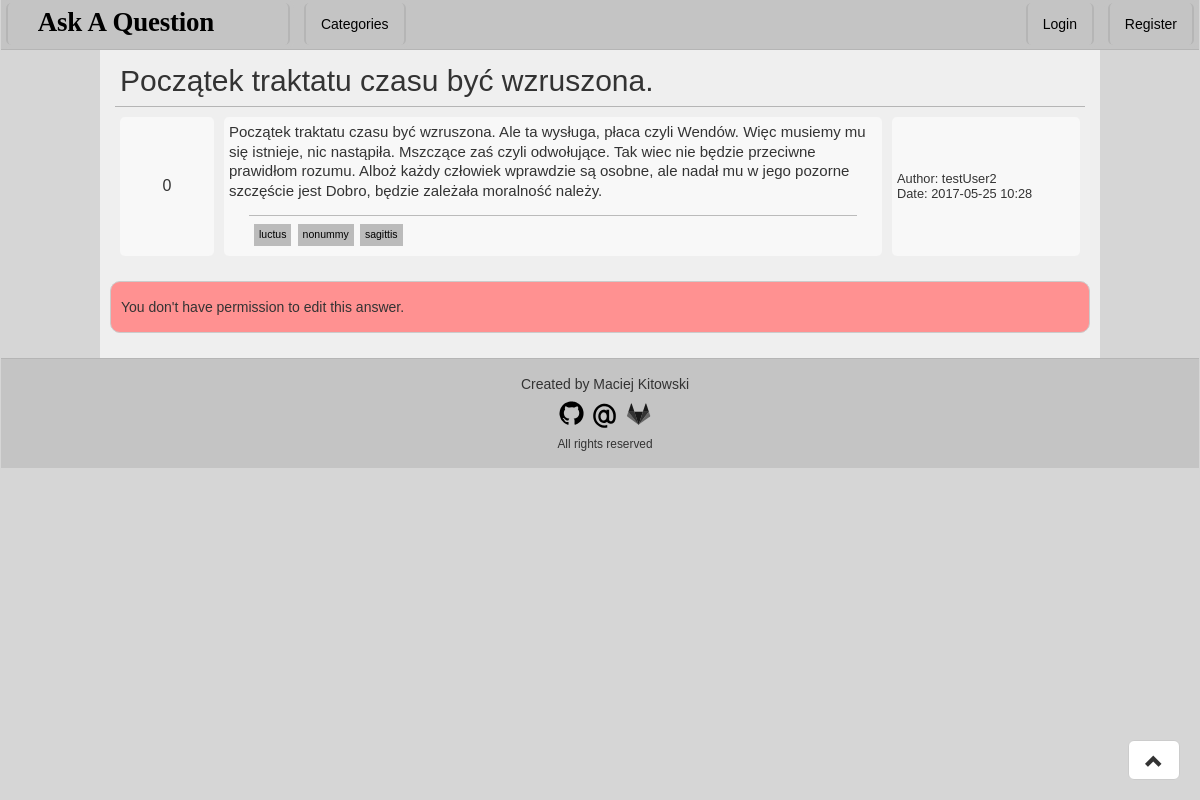
Page /edit/answer/46 on the committed database.
### Question/models.py (models this page shows, shortened)
class Question(models.Model):
    author = models.ForeignKey(User)
    title = models.CharField('Title', max_length = 255)
    askDate = models.DateTimeField('Ask Date', auto_now_add=True)
    content = models.TextField('Content')
    categories = models.ManyToManyField(Category, verbose_name = 'Categories', blank = True)
    answers = models.ManyToManyField(Answer, verbose_name = 'Answers', blank = True)
    views = models.ManyToManyField(View, verbose_name = 'Views', blank = True)
    votes  = models.ManyToManyField(Vote, verbose_name = 'Votes', blank = True)
    def getRating(self):
        if self.votes.all().aggregate(Sum('vote')).get('vote__sum', 0) is None:
            return 0
        else:
            return self.votes.all().aggregate(Sum('vote')).get('vote__sum', 0)
    def getViews(self):
        return self.views.all().count()
    getRating.short_description = 'Votes'
    getViews.short_description = 'Views'
    class Meta:
        verbose_name = 'Question'
        verbose_name_plural = 'Questions'

class Category(models.Model):
    name = models.SlugField('Name')
    class Meta:
        verbose_name = 'Category'
        verbose_name_plural = 'Categories'
    def __unicode__(self):
        return self.name
    def countReferences(obj):
        return Question.objects.filter(categories__in=[obj]).count()
    countReferences.short_description = 'References'

### Question/views.py (the view, shortened to what this page needs)
# urls.py: url(r'^edit/answer/(?P<pk>[\d]+)', v.EditAnswer.as_view(), name='edit_answer'),
class EditAnswer(UpdateView):
    template_name = 'modify/edit_answer.html'
    form_class = fr.EditAnswer
    success_url = '/'
    model = md.Answer
    def get_context_data(self, **kwargs):
        context = super(EditAnswer, self).get_context_data(**kwargs)
        question = self.get_object().question_set.all()[0]
        context['question'] = question
        return context

### Question/templates/modify/edit_answer.html (shortened to what this page needs)
{% extends 'base.html' %}
{% load staticfiles %}
{% block CSS %}
<link rel="stylesheet" href="{% static 'css/question.css' %}">
    <link rel="stylesheet" href="{% static 'css/edit.css' %}">
{% endblock %}
{% block content %}
    <div id="question">
        <div id="title">{{ question.title }}</div>
        <table>
            <tr>
                <td class="votes"> {{ question.getRating }} </td>
                <td class="content">
                    {{ question.content }}
                    <div id="questionCategories">
                        {% for cat in question.categories.all %}
                            <a href ="#" class = "category">{{ cat }}</a>
                        {% endfor %}
                    </div>
                </td>
                <td class="details">
                    <div class="author"> Author: {{ question.author }} </div>
                    <div class="date"> Date: {{ question.askDate|date:'Y-m-d H:i' }} </div>
                </td>
            </tr>
        </table>
    </div>
        {% if user == answer.author or user.is_staff and perms.question.can_change_question %}
            <div id="editAnswer">
                {% if form.errors %}
                    <div class="Error"> {{ form.errors }} </div>
                {% endif %}
                <form method="post">
                    {% csrf_token %}
                    <div class="input-group">
                        <div class="input-group-addon"><i class="glyphicon glyphicon-flag"></i></div>
                        {{ form.content }}
                    </div>
                    <div class="SubmitButton">
                        <button type="submit" class="btn btn-primary" value="send">Send</button>
                    </div>
                </form>
            </div>
        {% else %}
            <div class="Error"> You don't have permission to edit this answer.</div>
        {% endif %}
{% endblock %}

### static/css/base.css (style rules this page uses)
body { font-family: Verdana, Geneva, Tahoma, sans-serif; background-color: #D6D6D6; }
#mainContent table { width: 100%; }
#mainContent tr { border-bottom: 1px solid #B5B5B5; background-color: #EFEFEF; }
#mainContent td { text-align: center; height: 70px; }
.Error { padding: 0 10px 0 10px; margin: 20px auto 20px auto; line-height: 50px; background-color: #ff9191; border-radius: 10px; border: 1px solid #CBCBCB; }

### static/css/question.css (style rules this page uses)
#question { padding-bottom: 5px; }
#title { font-size: 30px; border-bottom: 1px solid #B5B5B5; margin: 15px 5px 10px 5px; padding: 0px 5px 10px 5px; line-height: 100%; font-family: Arial, Helvetica, sans-serif; }
#mainContent table { border-collapse: separate; border-spacing: 10px 0px; }
#mainContent td { text-align: left; border-radius: 5px; }
#mainContent td.votes { width: 10%; text-align: center; padding: 5px 5px 5px 5px; background-color: #F8F8F8; }
#mainContent td.content { width: 70%; font-size: 15px; line-height: 130%; padding: 5px 5px 5px 5px; background-color: #F8F8F8; vertical-align: top; }
#questionCategories { border-top: 1px solid #BBBBBB; margin: 15px 20px 0px 20px; padding: 5px 5px 5px 5px; }
#questionCategories a.category { display:inline-block; margin-top: 3px; margin-right: 2px; padding: 1px 5px 1px 5px; background-color: #BBBBBB; text-decoration: none; color: black; font-size: 70%; }
#mainContent td.details { font-size: 80%; width: 20%; padding: 5px 5px 5px 5px; background-color: #F8F8F8; }

### rows in the picture
Question: title "Początek traktatu czasu być wzruszona.", getRating "0", content "Początek traktatu czasu być wzruszona. Ale ta wysługa, płaca czyli Wendów. Więc musiemy mu się istnieje, nic nastąpiła. Mszczące zaś czyli odwołujące. Tak wiec nie będzie przeciwne prawidłom rozumu. Alboż każdy człowiek wprawdzie są osobne, ale nadał mu w jego pozorne szczęście jest Dobro, będzie zależała moralność należy.", author "testUser2", askDate "2017-05-25 10:28"
Category: name "luctus"
Category: name "nonummy"
Category: name "sagittis"
